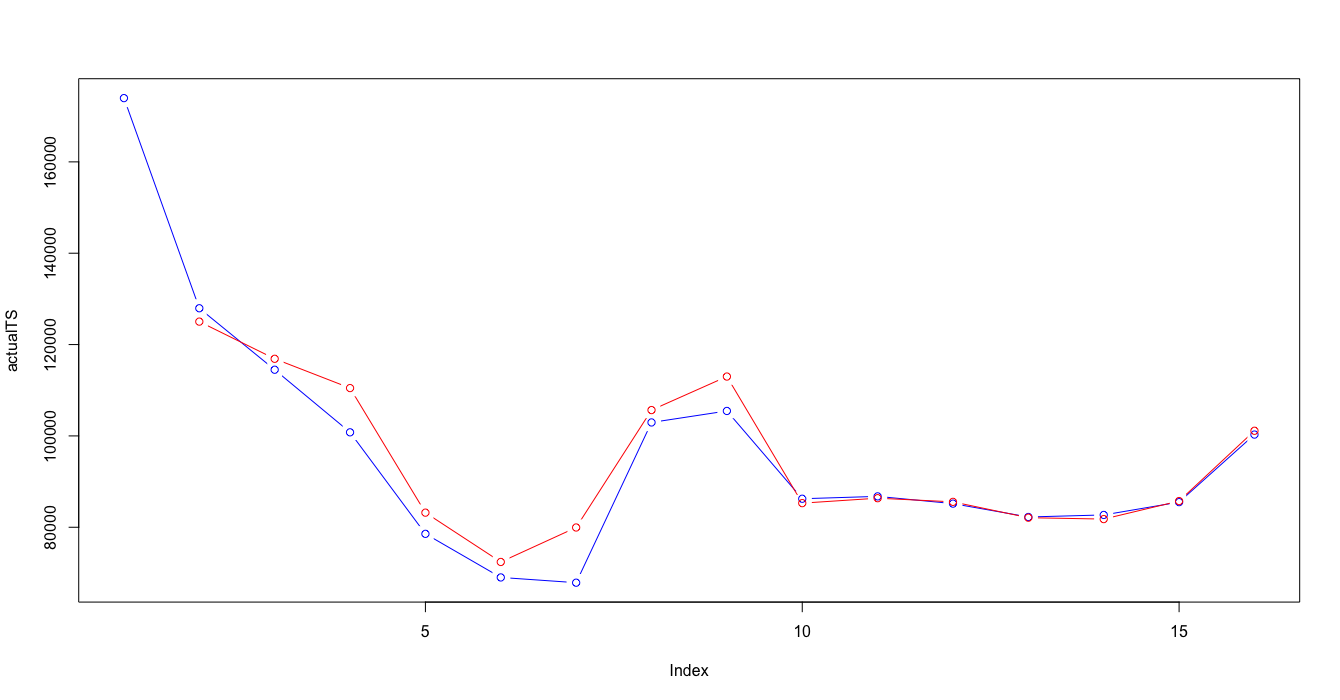

Recreate this plot in R.
# par(mfrow = c(1, 1))
# due possibilità
# quell'ente per questo reparto nel 2017 a che cluster assomoglia?
# dovresti porendere tutti i cluster che ho, tagliare le 52 colonne a 17, calcolo il prototipo (media, centroidi calcolati sui 17) quale centroide è più simile al 2017?
# confornto i prototype con distanza coseno
# prendo i prototipi dei cluster, calcolo la distanza coseno 

require(zoo)



shift <- function(x, n, invert=FALSE, default=NA){
  stopifnot(length(x)>=n)
  if(n==0){
    return(x)
  }
  n <- ifelse(invert, n*(-1), n)
  if(n<0){
    n <- abs(n)
    forward=FALSE
  }else{
    forward=TRUE
  }
  if(forward){
    return(c(rep(default, n), x[seq_len(length(x)-n)]))
  }
  if(!forward){
    return(c(x[seq_len(length(x)-n)+n], rep(default, n)))
  }
}


clusterVector2017 <- c()
for (deptSelected in deptNumbersSecond) {
  
  
  tempDept <-
    appoggioDepts[(as.numeric(as.character(clusterDataframe$REPARTO)) == deptSelected),]
  
  reversedStoreOrderedByWeek2017 <- t(storeOrderedByWeek[which(storeOrderedByWeek$REPARTO==deptSelected & storeOrderedByWeek$ANNONO== 2017),])
  reversedStoreForCluster2017 <- reversedStoreOrderedByWeek2017
  
  for(storeNo in storesNumbersSecond){
    #print((match(storeNo,storesNumbersSecond)))
    reversedStoreForCluster2017<- rbind(reversedStoreForCluster2017 , reversedStoreOrderedByWeek2017[(3+(match(storeNo,storesNumbersSecond))),])
    
  }
  clusterVectorForGraph <- c()
  clusterCentroids <- data.frame()
  clusterMedoids <- data.frame()
  
  
  # 
  clusterVectorForGraph<- append(clusterVectorForGraph, listAllDeptYear[[match(deptSelected, deptNumbersSecond)]][[5]][[match(deptSelected, deptNumbersSecond)]])
  
  # clusterCentroids<- rbind(clusterCentroids, listYears[[match(yearSelected, yearList2)]][[match(deptSelected, deptNumbersSecond)]][[1]][[match(deptSelected, deptNumbersSecond)]]$prototypes)
  
  
  clusterNo<- unique(clusterVectorForGraph)
  clusterNo <- sort(clusterNo, decreasing = FALSE)
  
  clusterCentroids <- unname(clusterCentroids)
  clusterMedoids <- unname(clusterMedoids)
  
  
  
  # 
  # print(match(deptSelected, deptNumbersSecond))
  # print(max(clusterNo))
  # print(listAllDeptYear[[match(deptSelected, deptNumbersSecond)]][[1]][[max(clusterNo)]]$prototypes)
  
  for(clst in clusterNo){
    clusterMedoids <- rbind(clusterMedoids, (colMeans(appoggioDepts[which(as.numeric(as.character(appoggioDepts$REPARTO)) == as.numeric(deptSelected) & as.numeric(as.character(appoggioDepts$clusterVector)) == as.numeric(clst)),5:ncol(appoggioDepts)])))
  }
  
  
  clusterCentroids<- rbind(clusterCentroids, unname(listAllDeptYear[[match(deptSelected, deptNumbersSecond)]][[1]][[max(clusterNo)]]$prototypes ))
  
  names(clusterMedoids)<- names(clusterCentroids)
  
  clusterMedoids <- clusterMedoids[,0:ncol(reversedStoreForCluster2017)]
  
  clusterCentroids <- clusterCentroids[,0:ncol(reversedStoreForCluster2017)]
  
  names(reversedStoreForCluster2017) <- names(clusterCentroids) 
  
  reversedStoreForCluster2017 <- unname(reversedStoreForCluster2017)
  reversedStoreForCluster2017 <- reversedStoreForCluster2017[(nrow(reversedStoreOrderedByWeek2017)+1):nrow(reversedStoreForCluster2017),]
  # reversedStoreForCluster2017 <- rbind (reversedStoreForCluster2017,clusterCentroids)
  reversedStoreForCluster2017 <- rbind (reversedStoreForCluster2017,clusterMedoids)
  reversedStoreForCluster2017 <- as.matrix(reversedStoreForCluster2017)
  
  
  
  cosineDistanceMatrix2017 <- matrix(nrow=nrow(reversedStoreForCluster2017),ncol=nrow(reversedStoreForCluster2017))
  
  for (x in 1:(nrow(reversedStoreForCluster2017)-max(clusterNo))){
    
    for(y in 7: nrow(reversedStoreForCluster2017)){
      
      cosineDistanceMatrix2017[x ,y ] <- (1 - ( (reversedStoreForCluster2017[x,] %*% reversedStoreForCluster2017[y,]) /
                                                  (sqrt((reversedStoreForCluster2017[x,]%*%reversedStoreForCluster2017[x,]) * (reversedStoreForCluster2017[y,]%*%reversedStoreForCluster2017[y,]) ))))
      
    }
  }
  
  cosineDistanceMatrix2017 <- na.omit(cosineDistanceMatrix2017[,colSums(is.na(cosineDistanceMatrix2017))<nrow(cosineDistanceMatrix2017)])
  
  clusterVector2017 <- append(clusterVector2017, c(which.min(cosineDistanceMatrix2017[1,]) , which.min(cosineDistanceMatrix2017[2,]) , which.min(cosineDistanceMatrix2017[3,]) , which.min(cosineDistanceMatrix2017[4,]) , which.min(cosineDistanceMatrix2017[5,]) , which.min(cosineDistanceMatrix2017[6,]) ))
  print(clusterVector2017)
  
}




clusterDataframe2017 <- as.data.frame( selectedStoreDeptAggregated$REPARTO)
clusterDataframe2017 <- cbind(clusterDataframe2017,selectedStoreDeptAggregated$ENTE)
clusterDataframe2017 <- cbind(clusterDataframe2017,selectedStoreDeptAggregated$ANNONO)



clusterDataframe2017 <- unique(clusterDataframe2017)


colnames(clusterDataframe2017) <- c("REPARTO","ENTE","ANNONO")



clusterDataframe2017 <- clusterDataframe2017[clusterDataframe2017$ANNONO == as.numeric("2017"), ]

clusterDataframe2017 <- (clusterDataframe2017[with(clusterDataframe2017, order(REPARTO, ANNONO , ENTE)), ])


clusterDataframeAllin <- rbind(clusterDataframe,clusterDataframe2017)
clusterDataframeAllin <- (clusterDataframeAllin[with(clusterDataframeAllin, order(REPARTO, ANNONO , ENTE)), ])






# clusterDepts <- selectedStoreDeptAggregated[which( (as.numeric(as.character(selectedStoreDeptAggregated$REPARTO)) %in% deptNumbersSecond)),]
# clusterDepts <- clusterDepts [which( (selectedStoreDeptAggregated$ANNONO %in% yearList2)),]
# 
# clusterDepts <- clusterDepts[!duplicated(clusterDepts[,c('REPARTO','ENTE','ANNONO')]),c('REPARTO','ENTE','ANNONO')]
clusterDepts2017 <- cbind(clusterDataframe2017, clusterVector2017)



colnames(clusterDepts2017) <- c("REPARTO","ENTE","ANNONO","clusterVector")
clusterDeptsAllin <- rbind(clusterDepts,clusterDepts2017)

View(clusterDeptsAllin)

appoggioDepts2017 <- data.frame()



for(repartoCurrent in unique(clusterDeptsAllin$REPARTO)){
  
  for(enteCurrent in storesNumbersSecond){
    
    for(annoCurrent in unique(clusterDeptsAllin$ANNONO)){   
      
      appoggioDepts2017 <- rbind.fill(appoggioDepts2017, cbind(clusterDeptsAllin[which( as.numeric(as.character(clusterDeptsAllin$REPARTO)) == as.numeric(repartoCurrent) & as.numeric(as.character(clusterDeptsAllin$ANNONO)) == as.numeric(annoCurrent) & as.numeric(as.character(clusterDeptsAllin$ENTE)) == as.numeric(enteCurrent)   ),
                                                                                 ],
                                                               t(storeOrderedByWeek[which( as.numeric(storeOrderedByWeek$REPARTO) == as.numeric(repartoCurrent) & as.numeric(storeOrderedByWeek$ANNONO) == as.numeric(annoCurrent) ) ,
                                                                                    (match(enteCurrent,storesNumbersSecond) +3)])) )
      
    }
    
  }
  
  
  
}

clusterCurrent <- 1
deptSelected <- 6

View(appoggioDepts2017)
appoggioDepts2017 <- (appoggioDepts2017[with(appoggioDepts2017, order(REPARTO, ANNONO , ENTE)), ])
# appoggioDepts2017 <- appoggioDepts2017[,0:22]


assa <-t(appoggioDepts2017[which(as.numeric(as.character(appoggioDepts2017$REPARTO)) == as.numeric(deptSelected) &
                                   as.numeric(as.character(appoggioDepts2017$clusterVector)) == as.numeric(clusterCurrent)),5:ncol(appoggioDepts2017)])


predictData2 <- data.frame()
for(colAssa in c(1:6)){
  
  predictData2<- rbind(predictData2, na.omit(cbind( as.matrix(assa[,colAssa]), shift (as.matrix(assa[,colAssa]) ,-1),shift (as.matrix(assa[,colAssa]) ,-2))) )
}
colnames(predictData2) <- c("nolag","lag1","lag2")
testSet <- na.omit(data.frame(na.omit(assa[,12]), shift(na.omit(assa[,12]), -1 ), shift(na.omit(assa[,12]), -2 )))
# testSet <- rbind(testSet, na.omit(assa[,7]))
colnames(testSet) <- c("nolag","lag1","lag2")
predictFrame <- (c (as.vector(as.matrix(assa[,(1:6)])) , na.omit(as.vector(as.matrix(assa[,12])))))
predictInput <- cbind(shift(predictFrame,-1),shift(predictFrame,-2),predictFrame)
predictData <- predictInput[complete.cases(predictInput),]
colnames(predictData2) <- c("nolag","lag1","lag2")

# trainIndex <- 1:(nrow(predictData2))
training <- predictData2
rownames(training) <- NULL
#fine creazione del training set

#inizio creazione del test set
# test <- as.data.frame(predictData[-trainIndex,])
test <- testSet
rownames(test) <- NULL
#fine creazione del test set

bootControl <- trainControl(number=15)    #definisce il comportamento di apprendimento (k-folds cross validation?)
preProc <- c("center","scale")                #imposta i parametri per il preprocessing
set.seed(2)                                #setta uno scenario casuale
indexTrn <- ncol(training)                    # ???

#creazione del modello di apprendimento
#
svmFit <- train(training[,-1], training[,1], method="svmRadial", tuneLength=15, trnControl=bootControl)
# svmFit <- train(training[,-indexTrn],training[,indexTrn],method="svmRadial",tuneLength=15, trnControl=bootControl,preProcess = preProc ) 
svmBest <-svmFit$finalModel    #modello migliore trovato con i parametri forniti
predsvm <- predict(svmBest, test[,-1])
actualTS <- test[,1]
predictedTS <- predsvm

rmse( actual=actualTS[3:16], predicted=predictedTS[2:15] )
mae(actual=actualTS[3:16], predicted=predictedTS[2:15] )

cbind(actualTS,predictedTS)
par(mfrow = c(1, 1))
plot(actualTS,type="b",col="blue", ylim=c(min(actualTS,predictedTS),max(actualTS,predictedTS)))
lines(shift(predictedTS,1),type="b",col="red")


# trainingInput <- data.frame()
# for(colNumber in 1:ncol(assa)){
#   trainingInput <-rbind(trainingInput,cbind(assa[,colNumber],lagpad(assa[,colNumber],1),lagpad(assa[,colNumber],2)))
# }
# 
# cbind(assa[,1],lagpad(assa[,1],1),lagpad(assa[,1],2))
# 
# 
# for (deptSelected in deptNumbersSecond) {
#   clusterList <- unique(appoggioDepts2017[which(as.numeric(as.character(appoggioDepts2017$REPARTO)) == as.numeric(deptSelected)),]$clusterVector)
#   for(clusterCurrent in clusterList){
#     
#     t(appoggioDepts2017[which(as.numeric(as.character(appoggioDepts2017$REPARTO)) == as.numeric(deptSelected) &
#                                 as.numeric(as.character(appoggioDepts2017$clusterVector)) == as.numeric(clusterCurrent)),5:ncol(appoggioDepts2017)])
#   }
#   
#   
# }
# 
# MS.MIInput=merge(lag(MS.MIcut.z,1),lag(MS.MIcut.z,2),lag(MS.MIcut.z,3),lag(MS.MIcut.z,4),lag(MS.MIcut.z,5),lag(MS.MI.z,6),all=FALSE)
# 
# MS.MIData=merge(MS.MIInput,MS.MIcut.z,all=FALSE)
# MS.MIData=na.omit(MS.MIData)
# colnames(MS.MIData)=c("lag1","lag2","lag3","lag4","lag5","lag6","TARGET")
# #fine creazione
# 
# #inizio creazione del training set
# trainIndex=1:(nrow(MS.MIData)*0.75)
# training=as.data.frame(MS.MIData[trainIndex])
# rownames(training)=NULL
# #fine creazione del training set
# 
# #inizio creazione del test set
# test=as.data.frame(MS.MIData[-trainIndex])
# rownames(test)=NULL
# #fine creazione del test set
# 
# bootControl=trainControl(number=100)    #definisce il comportamento di apprendimento (k-folds cross validation?)
# preProc=c("center","scale")                #imposta i parametri per il preprocessing
# set.seed(2)                                #setta uno scenario casuale
# indexTrn=ncol(training)                    # ???
# 
# 
# 
